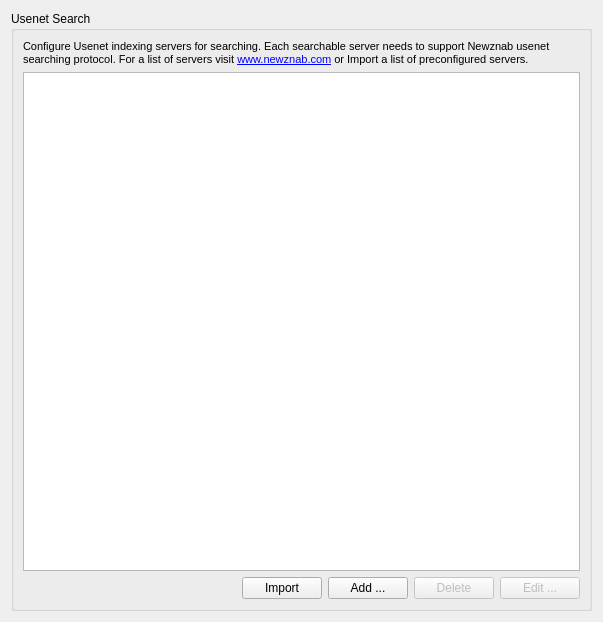
<?xml version="1.0" encoding="UTF-8"?>
<ui version="4.0">
 <class>SearchSettings</class>
 <widget class="QWidget" name="SearchSettings">
  <property name="geometry">
   <rect>
    <x>0</x>
    <y>0</y>
    <width>603</width>
    <height>622</height>
   </rect>
  </property>
  <property name="windowTitle">
   <string>Search</string>
  </property>
  <layout class="QVBoxLayout" name="verticalLayout">
   <item>
    <widget class="QGroupBox" name="groupBox">
     <property name="title">
      <string>Usenet Search</string>
     </property>
     <layout class="QGridLayout" name="gridLayout">
      <item row="0" column="0">
       <widget class="QLabel" name="label">
        <property name="text">
         <string>&lt;!DOCTYPE HTML PUBLIC &quot;-//W3C//DTD HTML 4.0//EN&quot; &quot;http://www.w3.org/TR/REC-html40/strict.dtd&quot;&gt;
&lt;html&gt;&lt;head&gt;&lt;meta name=&quot;qrichtext&quot; content=&quot;1&quot; /&gt;&lt;style type=&quot;text/css&quot;&gt;
p, li { white-space: pre-wrap; }
&lt;/style&gt;&lt;/head&gt;&lt;body style=&quot; font-family:'MS Shell Dlg 2'; font-size:8.25pt; font-weight:400; font-style:normal;&quot;&gt;
&lt;p style=&quot; margin-top:0px; margin-bottom:0px; margin-left:0px; margin-right:0px; -qt-block-indent:0; text-indent:0px;&quot;&gt;&lt;span style=&quot; font-family:'Sans Serif'; font-size:8pt;&quot;&gt;Configure Usenet indexing servers for searching. Each searchable server needs to support Newznab usenet searching protocol. For a list of servers visit &lt;/span&gt;&lt;a href=&quot;http://www.newznab.com&quot;&gt;&lt;span style=&quot; text-decoration: underline; color:#0000ff;&quot;&gt;www.newznab.com&lt;/span&gt;&lt;/a&gt;&lt;span style=&quot; font-family:'Sans Serif'; font-size:8pt;&quot;&gt; or Import a list of preconfigured servers.&lt;/span&gt;&lt;/p&gt;&lt;/body&gt;&lt;/html&gt;</string>
        </property>
        <property name="wordWrap">
         <bool>true</bool>
        </property>
        <property name="openExternalLinks">
         <bool>true</bool>
        </property>
       </widget>
      </item>
      <item row="2" column="0">
       <layout class="QHBoxLayout" name="horizontalLayout">
        <item>
         <spacer name="horizontalSpacer">
          <property name="orientation">
           <enum>Qt::Horizontal</enum>
          </property>
          <property name="sizeHint" stdset="0">
           <size>
            <width>40</width>
            <height>20</height>
           </size>
          </property>
         </spacer>
        </item>
        <item>
         <widget class="QPushButton" name="btnImport">
          <property name="toolTip">
           <string>Import a list of Newznab servers from the Internet</string>
          </property>
          <property name="text">
           <string>Import</string>
          </property>
         </widget>
        </item>
        <item>
         <widget class="QPushButton" name="btnAdd">
          <property name="text">
           <string>Add ...</string>
          </property>
         </widget>
        </item>
        <item>
         <widget class="QPushButton" name="btnDel">
          <property name="enabled">
           <bool>false</bool>
          </property>
          <property name="text">
           <string>Delete</string>
          </property>
         </widget>
        </item>
        <item>
         <widget class="QPushButton" name="btnEdit">
          <property name="enabled">
           <bool>false</bool>
          </property>
          <property name="text">
           <string>Edit ...</string>
          </property>
         </widget>
        </item>
       </layout>
      </item>
      <item row="1" column="0">
       <widget class="QListWidget" name="listServers"/>
      </item>
     </layout>
    </widget>
   </item>
  </layout>
 </widget>
 <resources/>
 <connections/>
</ui>
